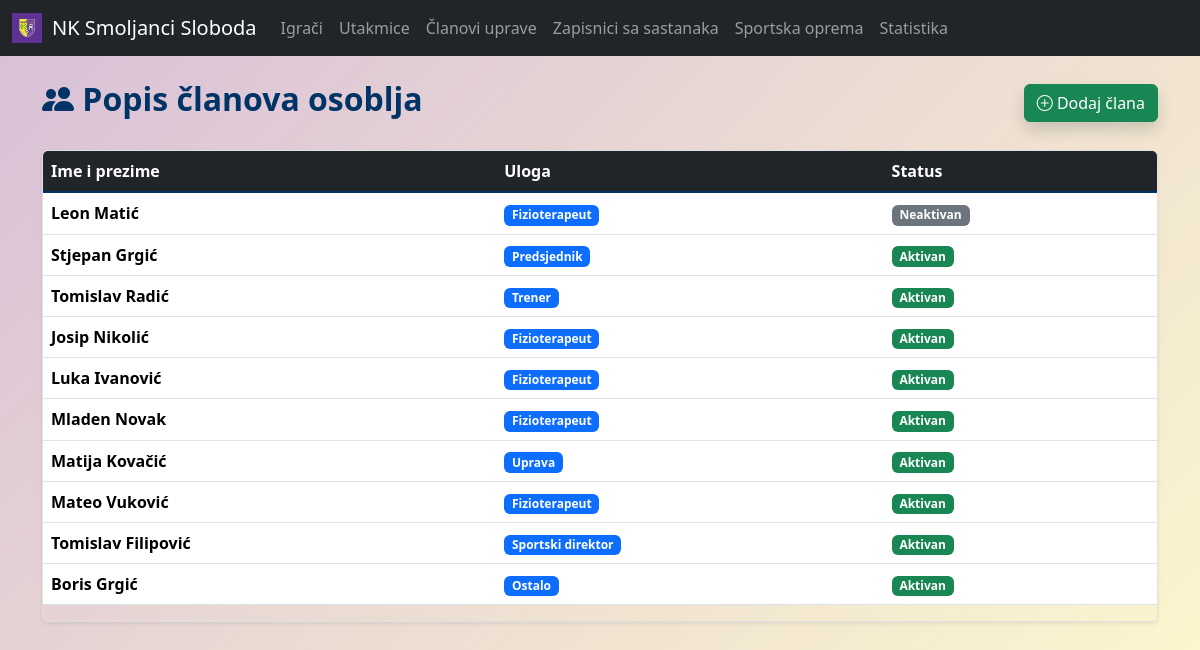
Page /staff/ on the committed database.
### main/models.py (models this page shows, shortened)
class StaffMember(models.Model):
    ROLE_TYPES = [
        ("U", "Uprava"),
        ("T", "Trener"),
        ("F", "Fizioterapeut"),
        ("P", "Predsjednik"),
        ("S", "Sportski direktor"),
        ("O", "Ostalo"),
    ]
    name = models.CharField(max_length=100)
    role = models.CharField(max_length=1, choices=ROLE_TYPES)
    email = models.EmailField(blank=True, null=True)
    phone = models.CharField(max_length=20, blank=True, null=True)
    active = models.BooleanField(default=True)

### main/views.py (the view)
# urls.py: path('staff/', views.staffmember_list, name='staffmember-list'),
def staffmember_list(request):
    staffmembers = StaffMember.objects.all()
    return render(request, 'main/staff/staffmember_list.html', {'staffmembers': staffmembers})

### templates/main/staff/staffmember_list.html (shortened to what this page needs)
{% extends 'main/base.html' %} {% block title %}Popis članova uprave{%endblock%}
{% block content %}
<div class="container my-4">
  <div class="d-flex justify-content-between align-items-center mb-4">
    <h2 class="fw-bold">
      <i class="bi bi-people-fill"></i> Popis članova osoblja
    </h2>
    <a
      href="{% url 'main:staffmember_create' %}"
      class="btn btn-success shadow"
    >
      <i class="bi bi-plus-circle"></i> Dodaj člana
    </a>
  </div>
  <div class="table-responsive shadow-sm rounded border">
    <table class="table table-hover align-middle">
      <thead class="table-dark">
        <tr>
          <th>Ime i prezime</th>
          <th>Uloga</th>
          <th>Status</th>
        </tr>
      </thead>
      <tbody class="table-group-divider">
        {% for member in staffmembers %}
        <tr
          class="table-row-clickable"
          data-href="{% url 'main:staffmember_detail' member.id %}"
        >
          <td><strong>{{ member.name }}</strong></td>
          <td>
            <span class="badge bg-primary">{{ member.get_role_display }}</span>
          </td>
          <td>
            {% if member.active %}
            <span class="badge bg-success">Aktivan</span>
            {% else %}
            <span class="badge bg-secondary">Neaktivan</span>
            {% endif %}
          </td>
        </tr>
        {% empty %}
        <tr>
          <td colspan="4" class="text-center text-muted py-4">
            Nema zapisanih članova osoblja.
          </td>
        </tr>
        {% endfor %}
      </tbody>
    </table>
  </div>
</div>
{% endblock %}

### templates/main/base.html (style rules this page uses)
html, body { height: 100%; margin: 0; background: linear-gradient(135deg, #d8bfd8, #fffacd); background-repeat: no-repeat; background-size: cover; background-attachment: fixed; font-family: "Segoe UI", Tahoma, Geneva, Verdana, sans-serif; color: #003366; }

### rows in the picture
StaffMember: name "Leon Matić", role "Fizioterapeut", active "Neaktivan"
StaffMember: name "Stjepan Grgić", role "Predsjednik", active "Aktivan"
StaffMember: name "Tomislav Radić", role "Trener", active "Aktivan"
StaffMember: name "Josip Nikolić", role "Fizioterapeut", active "Aktivan"
StaffMember: name "Luka Ivanović", role "Fizioterapeut", active "Aktivan"
StaffMember: name "Mladen Novak", role "Fizioterapeut", active "Aktivan"
StaffMember: name "Matija Kovačić", role "Uprava", active "Aktivan"
StaffMember: name "Mateo Vuković", role "Fizioterapeut", active "Aktivan"
StaffMember: name "Tomislav Filipović", role "Sportski direktor", active "Aktivan"
StaffMember: name "Boris Grgić", role "Ostalo", active "Aktivan"
